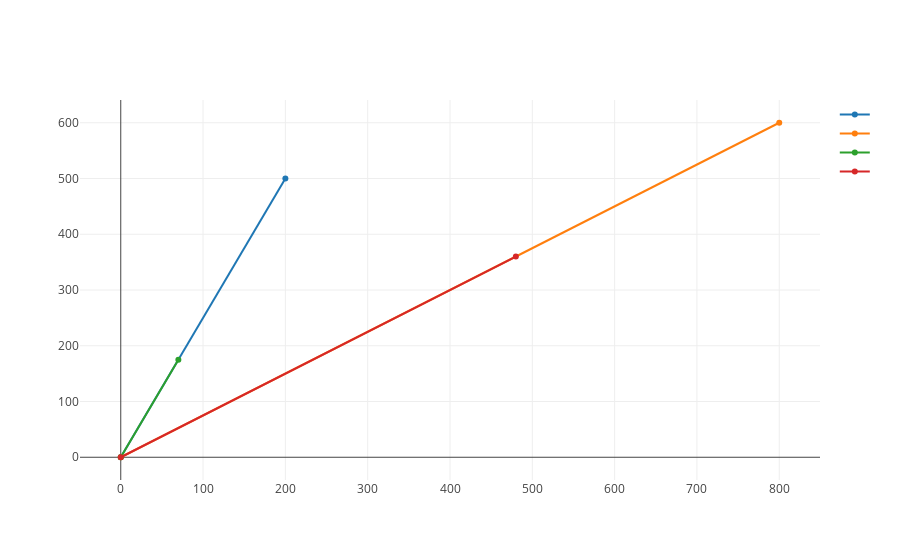

Notebook source saved alongside this figure:
### Code cell
plot([first_col_trace, second_col_trace, scaled_first_col, scaled_second_col])

### Figure 1 — Plotly figure (JSON) as saved in the notebook; plotly's stock layout.template omitted (floating-point values rounded to 4 significant figures)
{"data": [{"mode": "lines+markers", "name": "", "text": "", "type": "scatter", "uid": "e9ddfd2c-9a74-4a80-9762-810cd80e8eba", "x": [0, 200], "y": [0, 500]}, {"mode": "lines+markers", "name": "", "text": "", "type": "scatter", "uid": "ae3dcc92-4f0a-4028-90cf-3ef95c069919", "x": [0, 800], "y": [0, 600]}, {"mode": "lines+markers", "name": "", "text": "", "type": "scatter", "uid": "b5c89c71-7152-4c17-9014-a0606c1982c5", "x": [0, 70], "y": [0, 175]}, {"mode": "lines+markers", "name": "", "text": "", "type": "scatter", "uid": "c08817bd-710d-4007-afa5-9b99cb30f51e", "x": [0, 480], "y": [0, 360]}], "layout": {"autosize": true, "xaxis": {"autorange": true, "range": [-56.68, 856.7], "type": "linear"}, "yaxis": {"autorange": true, "range": [-43.95, 643.9], "type": "linear"}}}
